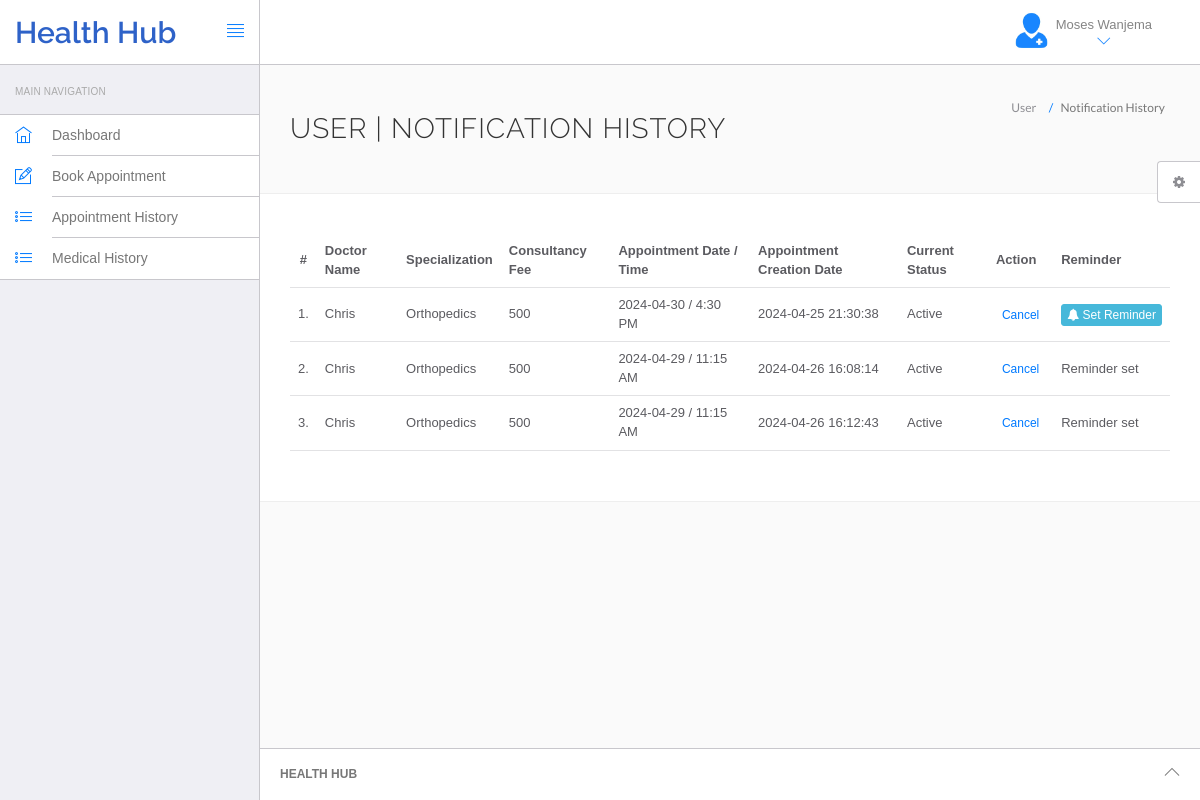
The page /HMS/notification.php (signed in) on the database its author committed.
### tables this page shows
CREATE TABLE `users` (
  `id` int(11) NOT NULL,
  `fullName` varchar(255) DEFAULT NULL,
  `address` longtext DEFAULT NULL,
  `city` varchar(255) DEFAULT NULL,
  `gender` varchar(255) DEFAULT NULL,
  `email` varchar(255) DEFAULT NULL,
  `password` varchar(255) DEFAULT NULL,
  `regDate` timestamp NULL DEFAULT current_timestamp(),
  `updationDate` timestamp NULL DEFAULT NULL ON UPDATE current_timestamp()
);

CREATE TABLE `appointment` (
  `id` int(11) NOT NULL,
  `doctorSpecialization` varchar(255) DEFAULT NULL,
  `doctorId` int(11) DEFAULT NULL,
  `userId` int(11) DEFAULT NULL,
  `consultancyFees` int(11) DEFAULT NULL,
  `appointmentDate` varchar(255) DEFAULT NULL,
  `appointmentTime` varchar(255) DEFAULT NULL,
  `postingDate` timestamp NULL DEFAULT current_timestamp(),
  `paymentStatus` varchar(255) DEFAULT NULL,
  `paymentID` varchar(255) DEFAULT NULL,
  `userStatus` int(11) DEFAULT NULL,
  `doctorStatus` int(11) DEFAULT NULL,
  `updationDate` timestamp NULL DEFAULT NULL ON UPDATE current_timestamp()
);

CREATE TABLE `doctors` (
  `id` int(11) NOT NULL,
  `specilization` varchar(255) DEFAULT NULL,
  `doctorName` varchar(255) DEFAULT NULL,
  `address` longtext DEFAULT NULL,
  `docFees` varchar(255) DEFAULT NULL,
  `contactno` bigint(11) DEFAULT NULL,
  `docEmail` varchar(255) DEFAULT NULL,
  `password` varchar(255) DEFAULT NULL,
  `creationDate` timestamp NULL DEFAULT current_timestamp(),
  `updationDate` timestamp NULL DEFAULT NULL ON UPDATE current_timestamp()
);

### HMS/notification.php (the view, shortened to what this page needs)
<?php
include('include/config.php');
if (strlen($_SESSION['id']) == 0) {
    header('location:logout.php');
} else {
?>
<!DOCTYPE html>
<html lang="en">
<head>
    <link rel="stylesheet" href="vendor/bootstrap/css/bootstrap.min.css">
    <link rel="stylesheet" href="vendor/fontawesome/css/font-awesome.min.css">
    <link rel="stylesheet" href="vendor/themify-icons/themify-icons.min.css">
    <link href="vendor/animate.css/animate.min.css" rel="stylesheet" media="screen">
    <link href="vendor/perfect-scrollbar/perfect-scrollbar.min.css" rel="stylesheet" media="screen">
    <link href="vendor/switchery/switchery.min.css" rel="stylesheet" media="screen">
    <link href="vendor/bootstrap-touchspin/jquery.bootstrap-touchspin.min.css" rel="stylesheet" media="screen">
    <link href="vendor/select2/select2.min.css" rel="stylesheet" media="screen">
    <link href="vendor/bootstrap-datepicker/bootstrap-datepicker3.standalone.min.css" rel="stylesheet" media="screen">
    <link href="vendor/bootstrap-timepicker/bootstrap-timepicker.min.css" rel="stylesheet" media="screen">
    <link rel="stylesheet" href="assets/css/styles.css">
    <link rel="stylesheet" href="assets/css/plugins.css">
    <link rel="stylesheet" href="assets/css/themes/theme-1.css" id="skin_color" />
</head>
<body>
    <div id="app">
        <?php include('include/sidebar.php');?>
        <div class="app-content">
            <?php include('include/header.php');?>
            <div class="main-content">
                <div class="wrap-content container" id="container">
                    <section id="page-title">
                        <div class="row">
                            <div class="col-sm-8">
                                <h1 class="mainTitle">User | Notification History</h1>
                            </div>
                            <ol class="breadcrumb">
                                <li><span>User</span></li>
                                <li class="active"><span>Notification History</span></li>
                            </ol>
                        </div>
                    </section>
                    <div class="container-fluid container-fullw bg-white">
                        <div class="row">
                            <div class="col-md-12">
                                <table class="table table-hover" id="sample-table-1">
                                    <thead>
                                        <tr>
                                            <th class="center">#</th>
                                            <th class="hidden-xs">Doctor Name</th>
                                            <th>Specialization</th>
                                            <th>Consultancy Fee</th>
                                            <th>Appointment Date / Time</th>
                                            <th>Appointment Creation Date</th>
                                            <th>Current Status</th>
                                            <th>Action</th>
                                            <th>Reminder</th>
                                        </tr>
                                    </thead>
                                    <tbody>
                                        <?php
                                        $sql = mysqli_query($con, "SELECT doctors.doctorName AS docname, appointment.* FROM appointment JOIN doctors ON doctors.id=appointment.doctorId WHERE appointment.userId='".$_SESSION['id']."'");
                                        $cnt = 1;
                                        while ($row = mysqli_fetch_array($sql)) {
                                            $reminderTime = date('Y-m-d H:i:s', strtotime('-1 day', strtotime($row['appointmentDate'].' '.$row['appointmentTime'])));
                                        ?>
                                        <tr>
                                            <td class="center"><?php echo $cnt;?>.</td>
                                            <td class="hidden-xs"><?php echo $row['docname'];?></td>
                                            <td><?php echo $row['doctorSpecialization'];?></td>
                                            <td><?php echo $row['consultancyFees'];?></td>
                                            <td><?php echo $row['appointmentDate'];?> / <?php echo $row['appointmentTime'];?></td>
                                            <td><?php echo $row['postingDate'];?></td>
                                            <td>
                                                <?php
                                                if (($row['userStatus']==1) && ($row['doctorStatus']==1)) {
                                                    echo "Active";
                                                }
                                                ?>
                                            </td>
                                            <td>
                                                <div class="visible-md visible-lg hidden-sm hidden-xs">
                                                    <?php if (($row['userStatus']==1) && ($row['doctorStatus']==1)) { ?>
                                                        <a href="appointment-history.php?id=<?php echo $row['id']?>&cancel=update" onClick="return confirm('Are you sure you want to cancel this appointment?')" class="btn btn-transparent btn-xs tooltips" title="Cancel Appointment" tooltip-placement="top" tooltip="Remove">Cancel</a>
                                                    <?php } else {
                                                        echo "Canceled";
                                                    } ?>
                                                </div>
                                            </td>
                                            <td>
                                                <?php
                                                if ($row['userStatus'] == 1) {
                                                    if (strtotime($reminderTime) > time()) { ?>
                                                        <a href="#" class="btn btn-info btn-xs" data-toggle="modal" data-target="#reminderModal<?php echo $row['id'];?>"><i class="fa fa-bell"></i> Set Reminder</a>
                                                    <?php } else {
                                                        echo "Reminder set";
                                                    }
                                                } else {
                                                    echo "Appointment canceled. Please book a new appointment.";
                                                }
                                                ?>
                                            </td>
                                        </tr>
                                        <?php
                                        $cnt = $cnt + 1;
                                        }?>
                                    </tbody>
                                </table>
                            </div>
                        </div>
                    </div>
                </div>
            </div>
        </div>
        <?php include('include/footer.php');?>
        <?php include('include/setting.php');?>
    </div>
</body>
</html>
<?php } ?>

### HMS/include/header.php (shortened to what this page needs)
<header class="navbar navbar-default navbar-static-top">
					<div class="navbar-header">
						<a class="navbar-brand" href="#">
							<h2 style="padding-top:10% ;color:#2e62c8 !important;font-weight:600; ">Health Hub</h2>
						</a>
						<a href="#" class="sidebar-toggler pull-right visible-md visible-lg" data-toggle-class="app-sidebar-closed" data-toggle-target="#app">
							<i class="ti-align-justify"></i>
						</a>
					</div>
					<div class="navbar-collapse collapse">
						<ul class="nav navbar-right">
							<li class="dropdown current-user">
								<a href class="dropdown-toggle" data-toggle="dropdown">
									<img src="assets/images/images.jpg"> <span class="username">
									<?php $query=mysqli_query($con,"select fullName from users where id='".$_SESSION['id']."'");
while($row=mysqli_fetch_array($query))
{
	echo $_SESSION['fullname'];
}
									?> <i class="ti-angle-down"></i></i></span>
								</a>
							</li>
						</ul>
					</div>
				</header>

### HMS/assets/css/themes/theme-1.css (style rules this page uses)
body { background: #FAFAFA; }
header .navbar-header { background: #ffffff !important; border-right-color: #c8c7cc !important; border-bottom-color: #c8c7cc !important; }
header .navbar-header .sidebar-toggler, header .navbar-header .sidebar-mobile-toggler { color: #007aff !important; }
header .navbar-header .navbar-brand { color: #777 !important; }
header .navbar-collapse { background: #ffffff !important; border-bottom-color: #c8c7cc !important; box-shadow: none !important; }
header .navbar-collapse .navbar-right > li > a { color: #777; }
header .navbar-collapse .navbar-right > li > a i { color: #007aff !important; }

### rows shown on the page
appointment: doctorId.doctorName "Chris", doctorSpecialization "Orthopedics", consultancyFees "500", appointmentDate "2024-04-30", appointmentTime "4:30 PM", postingDate "2024-04-25 21:30:38", userStatus "Active"
appointment: doctorId.doctorName "Chris", doctorSpecialization "Orthopedics", consultancyFees "500", appointmentDate "2024-04-29", appointmentTime "11:15 AM", postingDate "2024-04-26 16:08:14", userStatus "Active"
appointment: doctorId.doctorName "Chris", doctorSpecialization "Orthopedics", consultancyFees "500", appointmentDate "2024-04-29", appointmentTime "11:15 AM", postingDate "2024-04-26 16:12:43", userStatus "Active"
